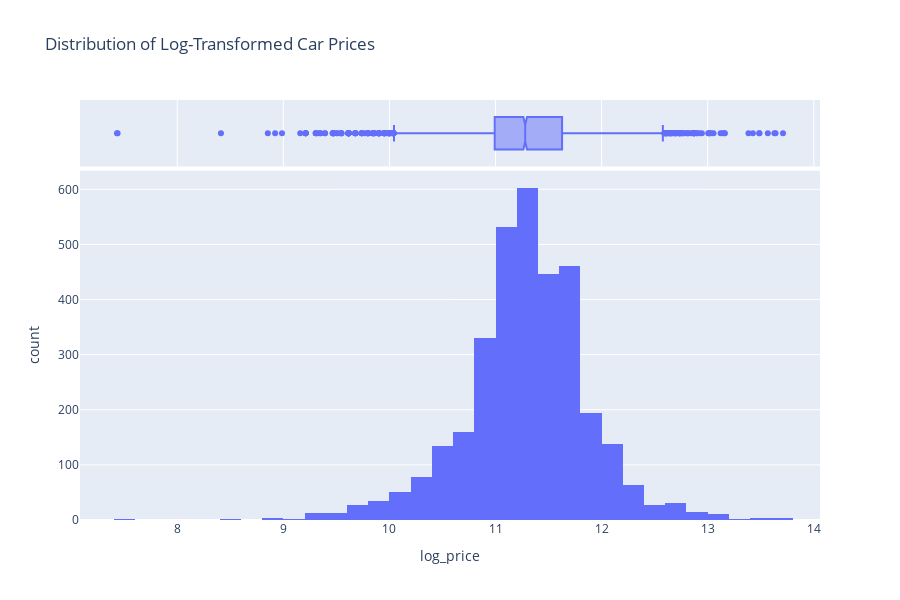

Notebook source saved alongside this figure:
### Code cell
df['log_price'] = np.log(df['price_clean'])

px.histogram(df, x='log_price', nbins=50, height=600, title='Distribution of Log-Transformed Car Prices', marginal='box')

### Figure 1 — Plotly figure (JSON) as saved in the notebook; plotly's stock layout.template omitted (floating-point values rounded to 4 significant figures; data arrays with more than 128 entries replaced by an {"elided": "..."} marker saying what was removed)
{"data": [{"bingroup": "x", "hovertemplate": "log_price=%{x}<br>count=%{y}<extra></extra>", "legendgroup": "", "marker": {"color": "#636efa", "pattern": {"shape": ""}}, "name": "", "nbinsx": 50, "orientation": "v", "showlegend": false, "type": "histogram", "x": {"elided": "3375 float values"}, "xaxis": "x", "yaxis": "y"}, {"hovertemplate": "log_price=%{x}<extra></extra>", "legendgroup": "", "marker": {"color": "#636efa"}, "name": "", "notched": true, "showlegend": false, "type": "box", "x": {"elided": "3375 float values"}, "xaxis": "x2", "yaxis": "y2"}], "layout": {"barmode": "relative", "height": 600, "legend": {"tracegroupgap": 0}, "title": {"text": "Distribution of Log-Transformed Car Prices"}, "xaxis": {"anchor": "y", "domain": [0, 1], "title": {"text": "log_price"}}, "xaxis2": {"anchor": "y2", "domain": [0, 1], "matches": "x", "showgrid": true, "showticklabels": false}, "yaxis": {"anchor": "x", "domain": [0, 0.8316], "title": {"text": "count"}}, "yaxis2": {"anchor": "x2", "domain": [0.8416, 1], "matches": "y2", "showgrid": false, "showline": false, "showticklabels": false, "ticks": ""}}}
